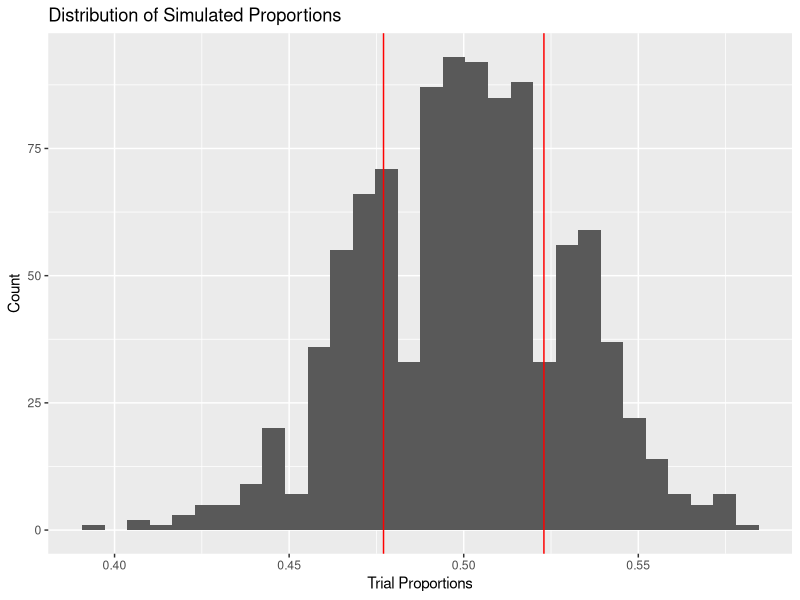
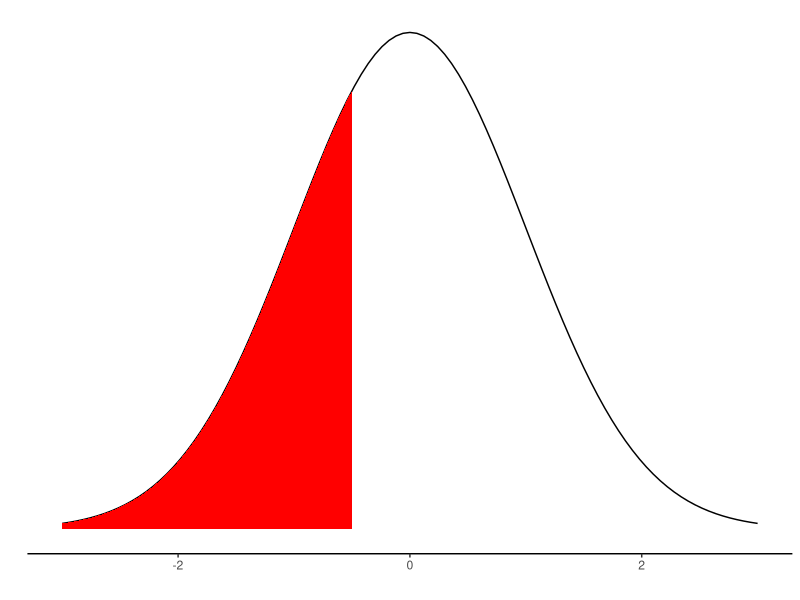
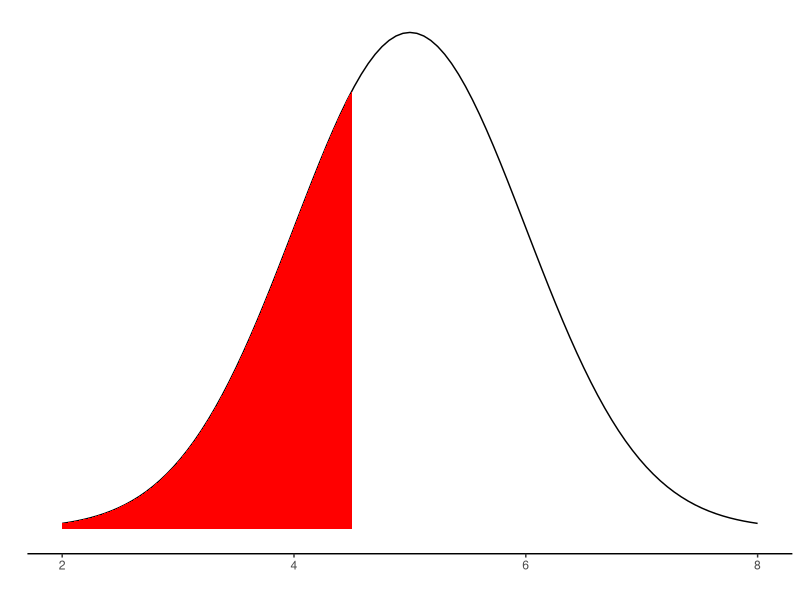
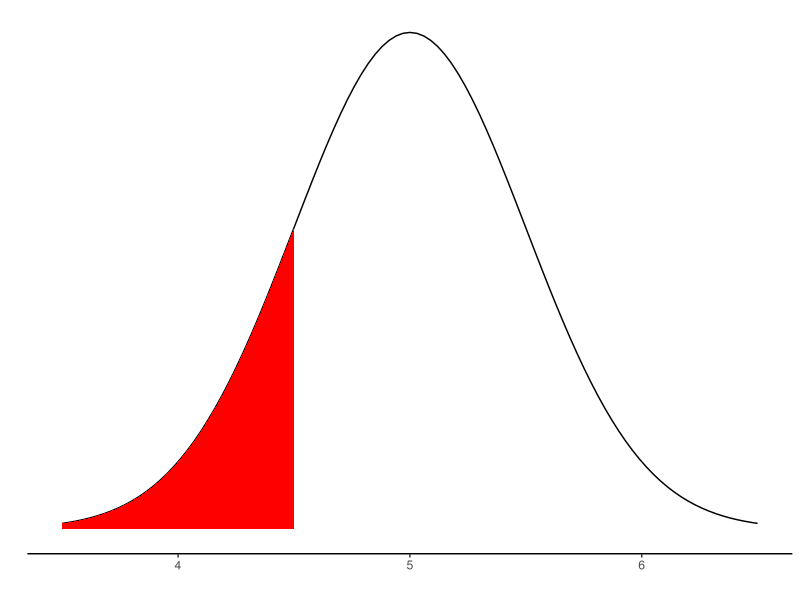
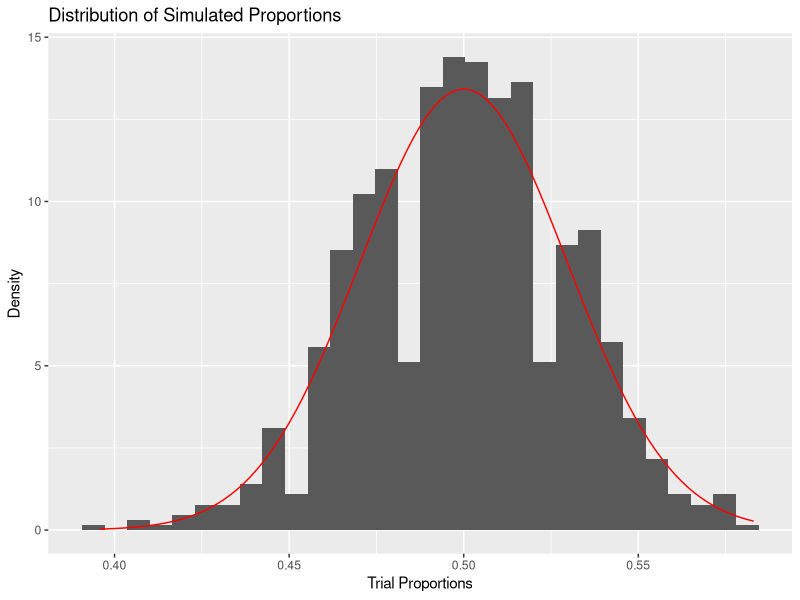

Reproduce these figures in R, in order.
## ---- chunk 1
knitr::opts_chunk$set(echo = TRUE, warning = FALSE, message = FALSE)
knitr::opts_chunk$set(out.width= "70%", out.height= "70%", fig.align = "center") 
## ---- chunk 2
library(tidyverse)
## ---- chunk 3
replications_dataframe = NULL

num_reps = 1000

sample_size = 135 + 148

null_prop = 0.5

sample_stat = 148 / (135 + 148)

for (i in 1:num_reps){
  
  trial = sample(x = c(1,0), 
                 size = sample_size, 
                 prob = c(null_prop, 1-null_prop), 
                 replace = TRUE)
  
  trial_stat = sum(trial) / sample_size
  
  replications_dataframe = rbind(replications_dataframe, data.frame(trial_stat))
  
}
## ---- chunk 4
#Calculate how far away from the null proportion
# our sample proportion was.
dist_from_null = abs(sample_stat - null_prop)

#Value above the null proportion
above = null_prop + dist_from_null

#Value below the null proportion
below = null_prop - dist_from_null

replications_dataframe %>%
  ggplot(aes(x = trial_stat)) +
  geom_histogram() +
  labs(x = "Trial Proportions", y = "Count", title = "Distribution of Simulated Proportions") +
  geom_vline(xintercept = below, color = "red") +
  geom_vline(xintercept = above, color = "red")

#Find the p-value
replications_dataframe %>%
  summarise(pvalue = (sum(trial_stat <= below) + 
              sum(trial_stat >= above)) / n())
## ---- chunk 5
sample_proportion = 148/(135+148)

std_null = sqrt(0.5 * (1-0.5) / 283)

z = (sample_proportion - 0.5) / std_null

p = 2 * (1 - pnorm(abs(z)))

p
## ---- chunk 6
ggplot(data.frame(x = c(-3, 3)), aes(x = x)) +
  stat_function(fun = dnorm, 
                args = list(mean = 0, sd = 1)) +
  stat_function(fun = dnorm, 
                args = list(mean = 0, sd = 1), 
                xlim = c(-3, -0.5), #This is (-3, 0) for the purposes of plotting.
                geom = "area", fill = "red") +
  labs(x = "", y = "") + theme_classic() +
  scale_y_continuous(breaks = NULL)
       
pnorm(-0.5)
## ---- chunk 7
ggplot(data.frame(x = c(2, 8)), aes(x = x)) +
  stat_function(fun = dnorm, 
                args = list(mean = 5, sd = 1)) +
  stat_function(fun = dnorm, 
                args = list(mean = 5, sd = 1), 
                xlim = c(2, 4.5),
                geom = "area", fill = "red") +
  labs(x = "", y = "") + theme_classic() +
  scale_y_continuous(breaks = NULL)
       
pnorm(4.5, mean = 5, sd = 1)

ggplot(data.frame(x = c(3.5, 6.5)), aes(x = x)) +
  stat_function(fun = dnorm, 
                args = list(mean = 5, sd = 0.5)) +
  stat_function(fun = dnorm, 
                args = list(mean = 5, sd = 0.5), 
                xlim = c(3.5, 4.5),
                geom = "area", fill = "red") +
  labs(x = "", y = "") + theme_classic() +
  scale_y_continuous(breaks = NULL)
       
pnorm(4.5, mean = 5, sd = 0.5)
## ---- chunk 8
#Mean of simulated null distribution
mean(replications_dataframe$trial_stat)

#Standard deviation of simulated null distribution
sd(replications_dataframe$trial_stat)

#Mean dictated by the CLT
null_prop

#Standard debiation dictated by the CLT
sqrt((null_prop * (1 - null_prop)) / sample_size)

## ---- chunk 9
#Standard deviation dictated by the CLT
CLT_sd = sqrt((null_prop * (1 - null_prop)) / sample_size)

replications_dataframe %>%
  ggplot(aes(x = trial_stat)) +
  geom_histogram(aes(y = ..density..)) +
  labs(x = "Trial Proportions", y = "Density", title = "Distribution of Simulated Proportions") +
  stat_function(fun = dnorm,
                args = c(mean = null_prop, sd = CLT_sd),
                color = "red")
